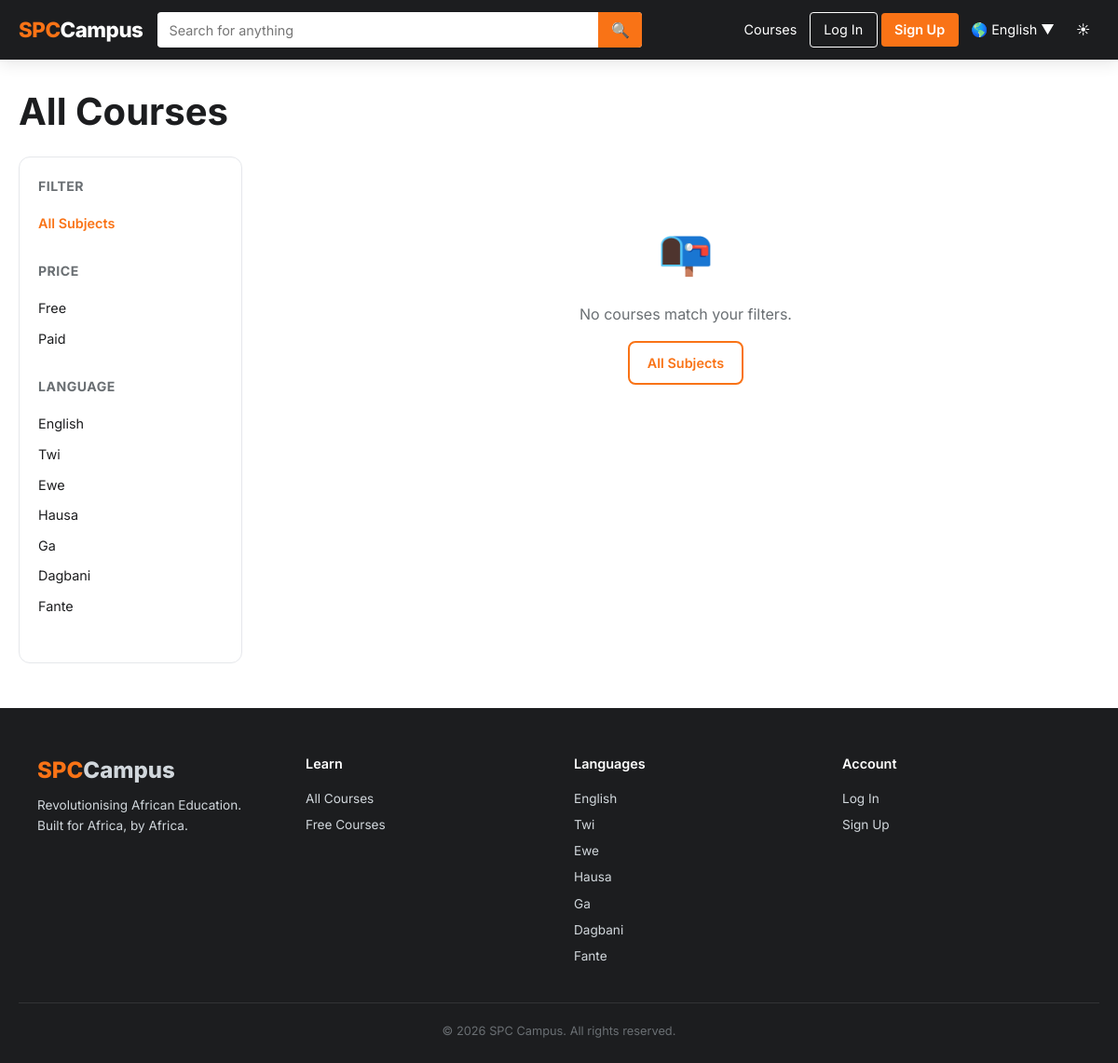
The app's page /courses/, older data.
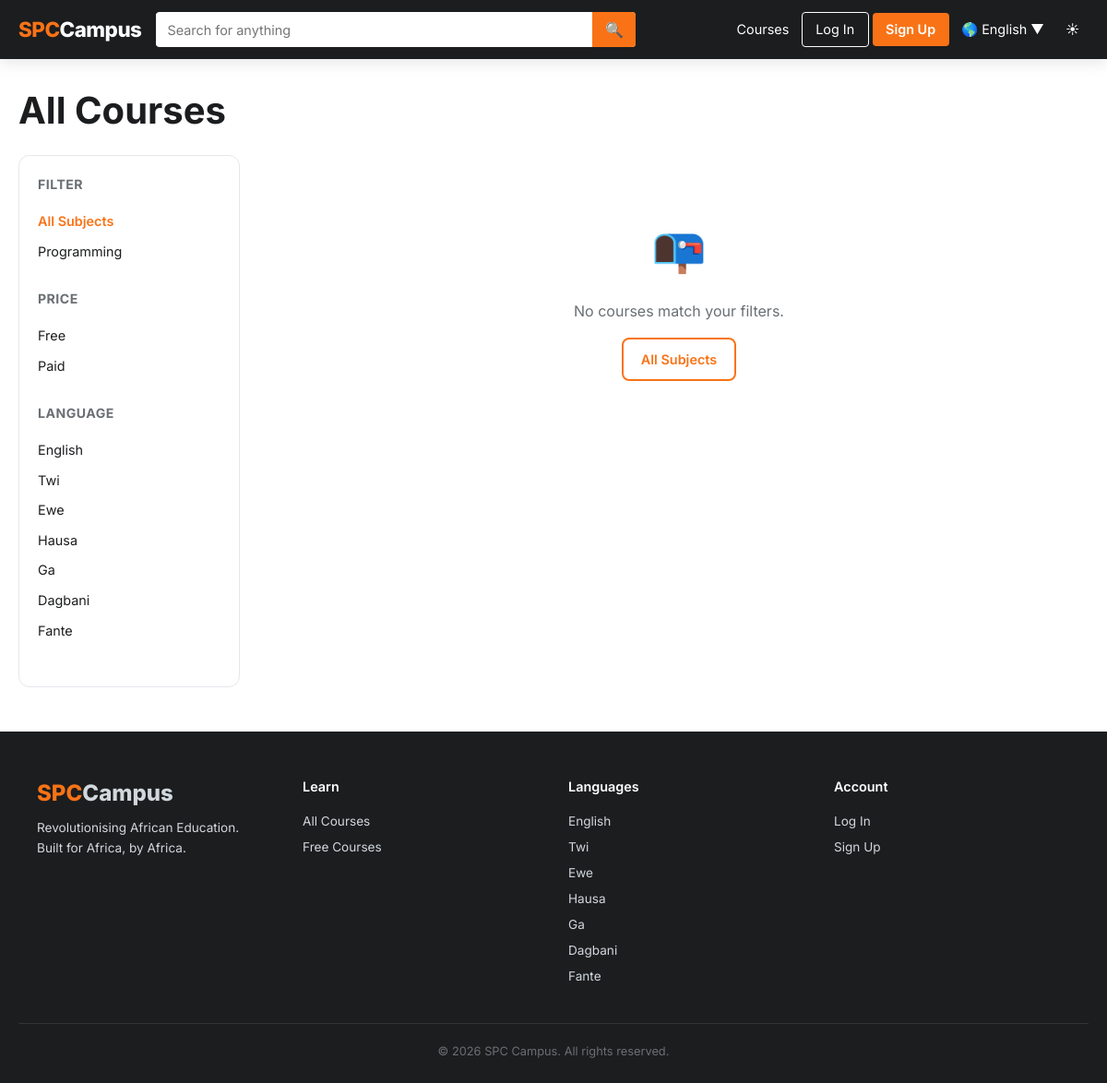
The same page, newer data.
### curriculum/models.py (models this page shows, shortened)
class SubjectArea(models.Model):
    AREA_CHOICES = [
        ("programming",   "Programming"),
        ("aws",           "AWS & Cloud"),
        ("system_design", "System Design & Architecture"),
        ("ml_ai",         "ML & AI"),
        ("blockchain",    "Blockchain"),
        ("ai_agents",     "AI Agents"),
        ("devops",        "DevOps"),
        ("security",      "Security"),
    ]
    name         = models.CharField(max_length=50, choices=AREA_CHOICES, unique=True)
    display_name = models.CharField(max_length=100)
    description  = models.TextField(blank=True)
    icon         = models.CharField(max_length=50, blank=True)

### web/views.py (the view)
# urls.py: path('courses/',              views.course_catalog, name='course_catalog'),
def course_catalog(request):
    qs = Course.objects.filter(is_published=True).select_related('subject_area')
    subject  = request.GET.get('subject')
    lang     = request.GET.get('lang')
    price    = request.GET.get('price')
    q        = request.GET.get('q', '').strip()
    if subject:
        qs = qs.filter(subject_area__name=subject)
    if lang:
        qs = qs.filter(language=lang)
    if price == 'free':
        qs = qs.filter(price=0)
    elif price == 'paid':
        qs = qs.filter(price__gt=0)
    if q:
        qs = qs.filter(title__icontains=q)
    subject_areas = SubjectArea.objects.all()
    return render(request, 'courses/catalog.html', {
        'courses':       qs,
        'subject_areas': subject_areas,
        'active_subject': subject,
        'active_lang':    lang,
        'active_price':   price,
        'search_query':   q,
    })

### web/context_processors.py (called while the page is built, shortened)
def _load_lang(code: str) -> dict:
    if code in _LANG_CACHE:
        return _LANG_CACHE[code]

def spc_globals(request):
    cart_count = 0
    lang_code = 'en'
    if request.user.is_authenticated:
        lang_code = getattr(request.user, 'language_preference', 'en')
    else:
        lang_code = request.session.get('lang', 'en')
    lang_map = dict(settings.LANGUAGES)
    translations = _load_lang(lang_code)
    is_owner = False
    if request.user.is_authenticated:
        try:
            from web.views import is_owner as _is_owner
            is_owner = _is_owner(request.user)
        except Exception:
            pass
    return {
        'IS_OWNER':      is_owner,
        'CART_COUNT':    cart_count,
        'LANG_CODE':     lang_code,
        'LANG_LABEL':    lang_map.get(lang_code, 'English'),
        'LANGUAGES':     settings.LANGUAGES,
        'T':             translations,
        'PAYSTACK_KEY':  settings.PAYSTACK_PUBLIC_KEY,
    }

### templates/courses/catalog.html (shortened to what this page needs)
{% extends "base.html" %}
{% block content %}
<div class="container" style="padding-top:2rem;padding-bottom:3rem;">
  <h1 style="margin-bottom:1.5rem;">{{ T.catalog_title }}</h1>
  <div class="catalog-layout">
    <aside class="filter-sidebar">
      <form method="get" action="{% url 'course_catalog' %}" id="filter-form">
        <div class="filter-group">
          <h4>{{ T.catalog_filter }}</h4>
          <div class="filter-option {% if not active_subject %}active{% endif %}">
            <a href="{% url 'course_catalog' %}{% if request.GET.q %}?q={{ request.GET.q }}{% endif %}" style="color:inherit;text-decoration:none;">{{ T.catalog_all }}</a>
          </div>
          {% for area in subject_areas %}
            <div class="filter-option {% if active_subject == area.name %}active{% endif %}">
              <a href="?subject={{ area.name }}{% if request.GET.q %}&q={{ request.GET.q }}{% endif %}" style="color:inherit;text-decoration:none;">
                {{ area.display_name }}
              </a>
            </div>
          {% endfor %}
        </div>
        <div class="filter-group">
          <h4>Price</h4>
          <div class="filter-option {% if active_price == 'free' %}active{% endif %}">
            <a href="?price=free{% if active_subject %}&subject={{ active_subject }}{% endif %}" style="color:inherit;text-decoration:none;">{{ T.catalog_free }}</a>
          </div>
          <div class="filter-option {% if active_price == 'paid' %}active{% endif %}">
            <a href="?price=paid{% if active_subject %}&subject={{ active_subject }}{% endif %}" style="color:inherit;text-decoration:none;">{{ T.catalog_paid }}</a>
          </div>
        </div>
        <div class="filter-group">
          <h4>Language</h4>
          {% for code, name in LANGUAGES %}
            <div class="filter-option {% if active_lang == code %}active{% endif %}">
              <a href="?lang={{ code }}{% if active_subject %}&subject={{ active_subject }}{% endif %}" style="color:inherit;text-decoration:none;">{{ name }}</a>
            </div>
          {% endfor %}
        </div>
      </form>
    </aside>
    <div>
      {% if courses %}
        <div class="course-grid">
          {% for course in courses %}
            <a href="{% url 'course_detail' course.pk %}" class="card course-card" style="text-decoration:none;">
              <div class="course-card-thumb">
                {% if course.thumbnail %}
                  <img src="{{ course.thumbnail.url }}" alt="{{ course.title }}">
                {% else %}
                  <div class="no-thumb">
                    {% if course.subject_area.name == 'programming' %}💻
                    {% elif course.subject_area.name == 'aws' %}☁️
                    {% elif course.subject_area.name == 'ml_ai' %}🤖
                    {% elif course.subject_area.name == 'blockchain' %}⛓️
                    {% elif course.subject_area.name == 'ai_agents' %}🧠
                    {% elif course.subject_area.name == 'devops' %}🔧
                    {% elif course.subject_area.name == 'security' %}🔒
                    {% else %}📚{% endif %}
                  </div>
                {% endif %}
              </div>
              <div class="course-card-body">
                <div class="course-card-subject">{{ course.subject_area.display_name }}</div>
                <div class="course-card-title">{{ course.title }}</div>
                <div class="course-card-price">
                  {% if course.price == 0 %}
                    <span class="free">{{ T.course_free }}</span>
                  {% else %}
                    GHS {{ course.price }}
                  {% endif %}
                </div>
                <div class="course-card-lang">&#127760; {{ course.get_language_display }}</div>
              </div>
            </a>
          {% endfor %}
        </div>
      {% else %}
        <div style="text-align:center;padding:4rem 0;">
          <p style="font-size:3rem;margin-bottom:1rem;">📭</p>
          <p class="text-muted">{{ T.catalog_no_results }}</p>
          <a href="{% url 'course_catalog' %}" class="btn btn-outline" style="margin-top:1rem;">{{ T.catalog_all }}</a>
        </div>
      {% endif %}
    </div>
  </div>
</div>
{% endblock %}

### templates/base.html (shortened to what this page needs)
<!DOCTYPE html>
<html lang="{{ LANG_CODE }}" data-theme="light">
{% load static %}
<head>
  <link rel="stylesheet" href="{% static 'css/spc.css' %}">
</head>
<body>
<nav class="navbar" role="navigation">
  <div class="navbar-inner">
    <a href="{% url 'landing' %}" class="navbar-brand">SPC<span>Campus</span></a>
    <form class="navbar-search" action="{% url 'course_catalog' %}" method="get">
      <input type="text" name="q" placeholder="{{ T.nav_search }}" value="{{ request.GET.q|default:'' }}">
      <button type="submit">&#128269;</button>
    </form>
    <div class="navbar-links">
      <a href="{% url 'course_catalog' %}">{{ T.nav_courses }}</a>
      {% if user.is_authenticated %}
        <a href="{% url 'cart' %}" class="cart-badge" title="Cart">
          &#128722;
          {% if CART_COUNT %}<span class="badge">{{ CART_COUNT }}</span>{% endif %}
        </a>
        <div class="dropdown">
          <button class="navbar-links" type="button" data-dropdown="user-menu" style="display:flex;align-items:center;gap:.4rem;">
            <span style="width:32px;height:32px;border-radius:50%;background:var(--orange);color:#fff;display:inline-flex;align-items:center;justify-content:center;font-weight:700;font-size:.85rem;">
              {{ user.username|first|upper }}
            </span>
            &#9660;
          </button>
          <div class="dropdown-menu" id="user-menu">
            {% if IS_OWNER %}
              <a href="{% url 'admin_dashboard' %}">&#127916; {{ T.nav_dashboard }} (Studio)</a>
              <a href="{% url 'admin_courses' %}">&#128218; {{ T.admin_courses }}</a>
              <a href="{% url 'admin_students' %}">&#128100; {{ T.admin_students }}</a>
              <a href="{% url 'admin_upload' %}">&#11014; {{ T.admin_upload }}</a>
              <div class="dropdown-divider"></div>
              <a href="{% url 'learner_dashboard' %}">&#127891; Learner view</a>
            {% else %}
              <a href="{% url 'learner_dashboard' %}">&#127968; {{ T.nav_dashboard }}</a>
              <a href="{% url 'my_courses' %}">&#127891; {{ T.nav_my_courses }}</a>
            {% endif %}
            <div class="dropdown-divider"></div>
            <a href="{% url 'settings' %}">&#9881; {{ T.nav_settings }}</a>
            <div class="dropdown-divider"></div>
            <form method="post" action="{% url 'logout' %}">
              {% csrf_token %}
              <button type="submit">&#128682; {{ T.nav_logout }}</button>
            </form>
          </div>
        </div>
      {% else %}
        <a href="{% url 'login' %}" class="btn-outline">{{ T.nav_login }}</a>
        <a href="{% url 'register' %}" class="btn-primary">{{ T.nav_signup }}</a>
      {% endif %}
      <div class="dropdown">
        <button class="navbar-links" type="button" data-dropdown="lang-menu" style="display:flex;align-items:center;gap:.3rem;">
          &#127758; {{ LANG_LABEL }} &#9660;
        </button>
      </div>
      <button class="navbar-links" onclick="toggleTheme()" title="Toggle theme" id="theme-btn">&#9728;</button>
    </div>
  </div>
</nav>
<main>
  {% block content %}{% endblock %}
</main>
{% block footer %}
<footer>
  <div class="footer-grid">
    <div>
      <div class="footer-brand">SPC<span>Campus</span></div>
      <p style="font-size:.85rem;color:var(--footer-text);margin-top:.5rem;line-height:1.6;">
        {{ T.footer_tagline }}.<br>Built for Africa, by Africa.
      </p>
    </div>
    <div class="footer-col">
      <h4>Learn</h4>
      <a href="{% url 'course_catalog' %}">All Courses</a>
      <a href="{% url 'course_catalog' %}?price=free">Free Courses</a>
    </div>
    <div class="footer-col">
      <h4>Languages</h4>
      {% for code, name in LANGUAGES %}
        <a href="{% url 'set_language' code %}">{{ name }}</a>
      {% endfor %}
    </div>
    <div class="footer-col">
      <h4>Account</h4>
      {% if user.is_authenticated %}
        <a href="{% url 'settings' %}">Settings</a>
        <a href="{% url 'my_courses' %}">My Learning</a>
      {% else %}
        <a href="{% url 'login' %}">Log In</a>
        <a href="{% url 'register' %}">Sign Up</a>
      {% endif %}
    </div>
  </div>
  <div class="footer-bottom">
    <p>&copy; {% now "Y" %} SPC Campus. {{ T.footer_rights }}.</p>
  </div>
</footer>
{% endblock %}
</body>
</html>

Row changes from the older to the newer data that the page shows:
added SubjectArea: display_name "Programming"
